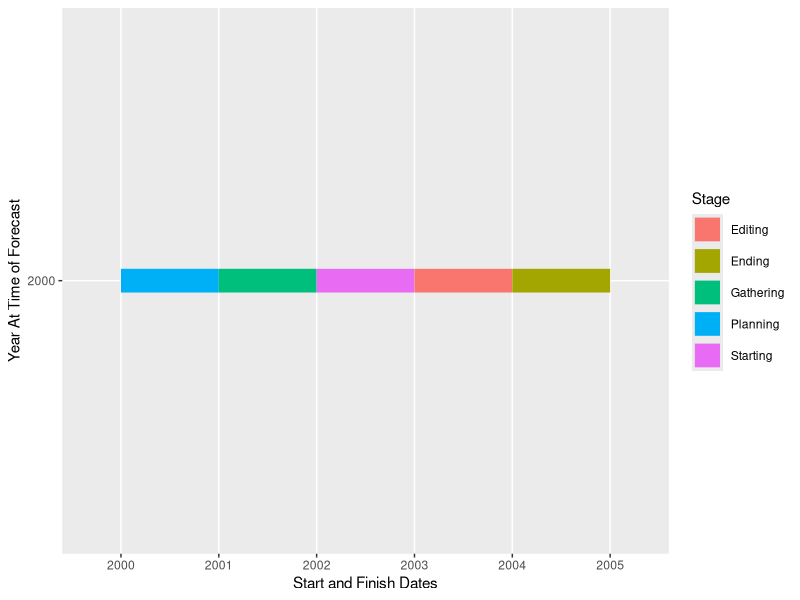
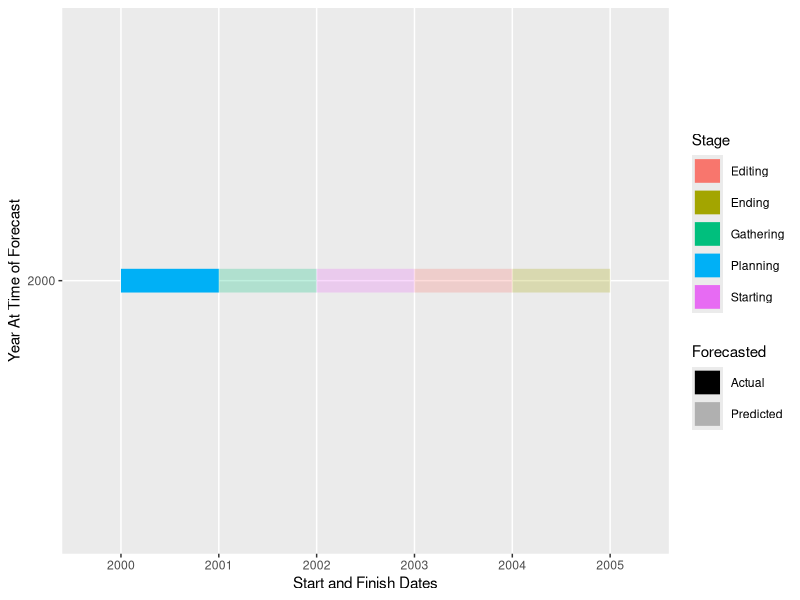

Recreate these plots in R, in order.
library(tidyverse)


# create empty dataframe
df <- data.frame(ProjectName = c("Project A","Project A","Project A","Project A","Project A"),
                 Year = c("2000","2000","2000","2000","2000"),
                 Forecasted = c("Actual", "Predicted","Predicted","Predicted","Predicted"),
                 StartDate = c("2000", "2001", "2002", "2003", "2004"),
                 EndDate = c("2001", "2002", "2003", "2004", "2005"),
                 Stage = c("Planning", "Gathering", "Starting", "Editing", "Ending"))




test_gantt <- df %>%  
  ggplot(aes(x = `StartDate`, xend =`EndDate`,
             y = `Year`, yend = `Year`,
             color = `Stage`)) +  
  geom_segment(size=8) +
  labs( 
    x = 'Start and Finish Dates', 
    y = 'Year At Time of Forecast')


test_gantt


df %>%  
  ggplot(aes(x = `StartDate`, xend =`EndDate`,
             y = `Year`, yend = `Year`,
             color = `Stage`, alpha = Forecasted)) +  
  geom_segment(size = 8) +
  labs( 
    x = 'Start and Finish Dates', 
    y = 'Year At Time of Forecast') +
  scale_alpha_manual(values = c(1, 0.25))
